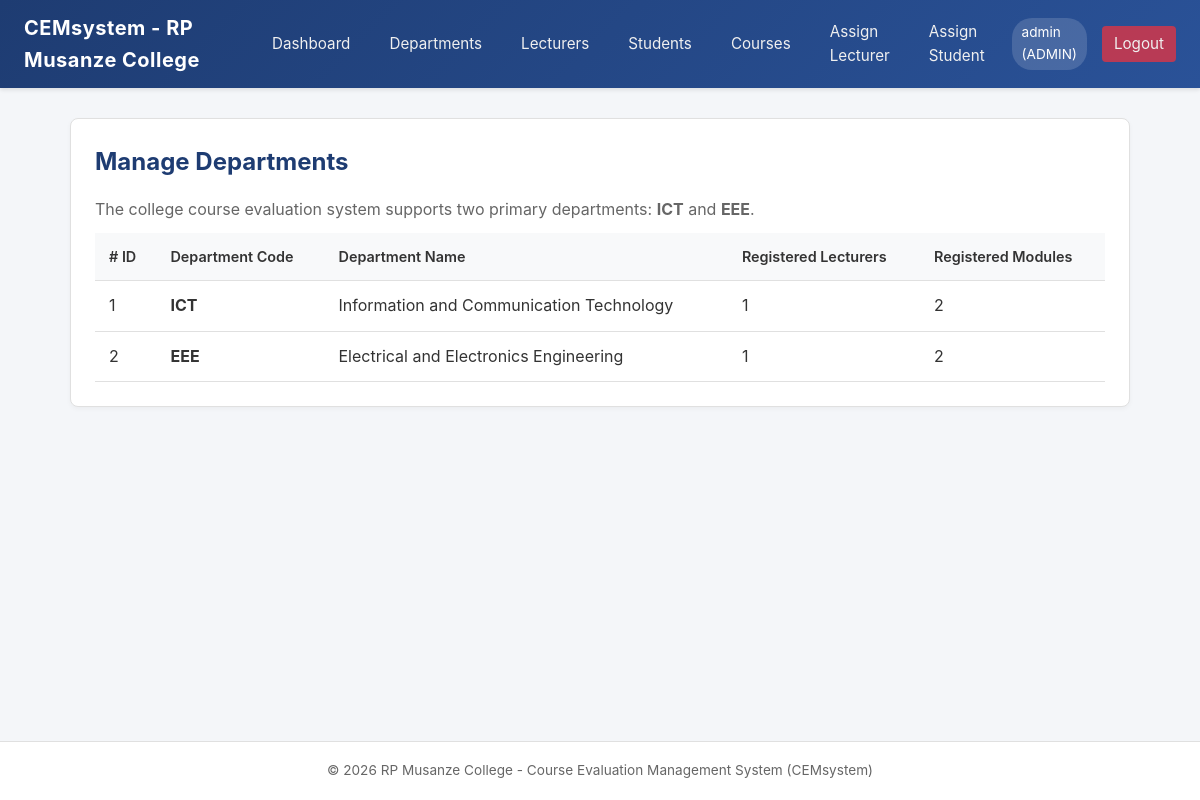
The app's page /admin/departments.php (signed in) with its own data.
### tables this page shows
CREATE TABLE IF NOT EXISTS `departments` (
    `id` INT AUTO_INCREMENT PRIMARY KEY,
    `name` VARCHAR(100) NOT NULL,
    `code` VARCHAR(20) NOT NULL UNIQUE
);

### admin/departments.php (the view, shortened to what this page needs)
<?php
require_once __DIR__ . '/../config/db.php';
$stmt = $pdo->query("
    SELECT
        d.*,
        COUNT(DISTINCT l.id) AS lecturer_count,
        COUNT(DISTINCT c.id) AS course_count
    FROM departments d
    LEFT JOIN lecturers l ON l.department_id = d.id
    LEFT JOIN courses c ON c.department_id = d.id
    GROUP BY d.id
    ORDER BY d.id ASC
");
$departments = $stmt->fetchAll();
require_once __DIR__ . '/../includes/header.php';
?>
<div class="card">
    <h2>Manage Departments</h2>
    <p style="color: var(--text-muted);">
        The college course evaluation system supports two primary departments:
        <strong>ICT</strong> and <strong>EEE</strong>.
    </p>
    <div class="table-responsive">
        <table>
            <thead>
                <tr>
                    <th># ID</th>
                    <th>Department Code</th>
                    <th>Department Name</th>
                    <th>Registered Lecturers</th>
                    <th>Registered Modules</th>
                </tr>
            </thead>
            <tbody>
                <?php foreach ($departments as $d): ?>
                    <tr>
                        <td><?= htmlspecialchars($d['id']) ?></td>
                        <td><strong><?= htmlspecialchars($d['code']) ?></strong></td>
                        <td><?= htmlspecialchars($d['name']) ?></td>
                        <td><?= htmlspecialchars($d['lecturer_count']) ?></td>
                        <td><?= htmlspecialchars($d['course_count']) ?></td>
                    </tr>
                <?php endforeach; ?>
            </tbody>
        </table>
    </div>
</div>
<?php require_once __DIR__ . '/../includes/footer.php'; ?>

### style.css (style rules this page uses)
:root { --primary: #1e3c72; --primary-hover: #162c55; --secondary: #2a5298; --accent: #00adb5; --bg: #f4f6f9; --card-bg: #ffffff; --text-color: #333333; --text-muted: #666666; --border-color: #e0e0e0; --success: #28a745; --danger: #dc3545; --warning: #ffc107; }
* { box-sizing: border-box; margin: 0; padding: 0; font-family: -apple-system, BlinkMacSystemFont, "Segoe UI", Roboto, Helvetica, Arial, sans-serif; }
body { background-color: var(--bg); color: var(--text-color); line-height: 1.6; min-height: 100vh; display: flex; flex-direction: column; }
.card { background: var(--card-bg); border-radius: 8px; padding: 24px; margin-bottom: 24px; border: 1px solid var(--border-color); box-shadow: 0 2px 5px rgba(0,0,0,0.04); }
.card h2, .card h3 { margin-bottom: 16px; color: var(--primary); }
.table-responsive { overflow-x: auto; }
table { width: 100%; border-collapse: collapse; margin-top: 10px; }
table th, table td { padding: 12px 14px; text-align: left; border-bottom: 1px solid var(--border-color); }
table th { background-color: #f8f9fa; color: var(--text-color); font-weight: 600; font-size: 0.9rem; }

### records on screen
departments: id "1", code "ICT", name "Information and Communication Technology", lecturer_count "1", course_count "2"
departments: id "2", code "EEE", name "Electrical and Electronics Engineering", lecturer_count "1", course_count "2"

### other values on screen
$_SESSION['username'] "admin"
$_SESSION['role'] "ADMIN"
